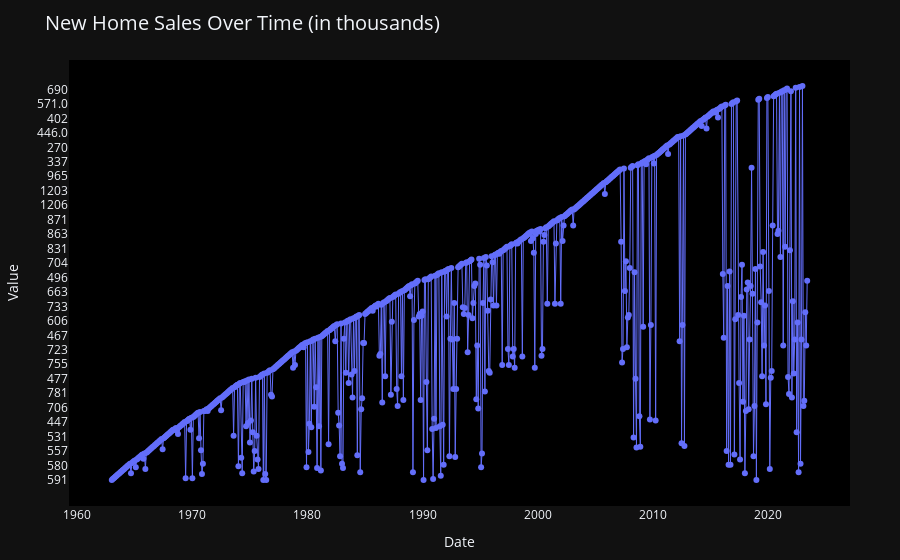
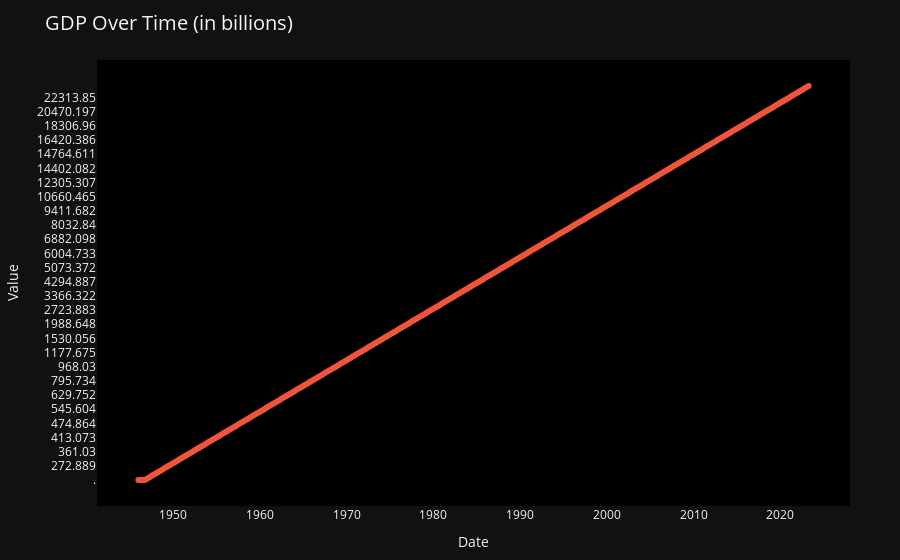
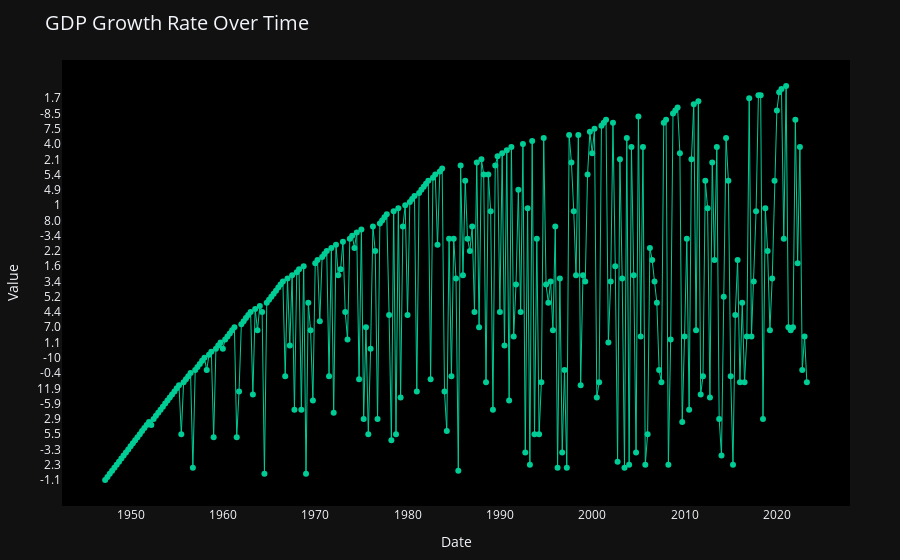
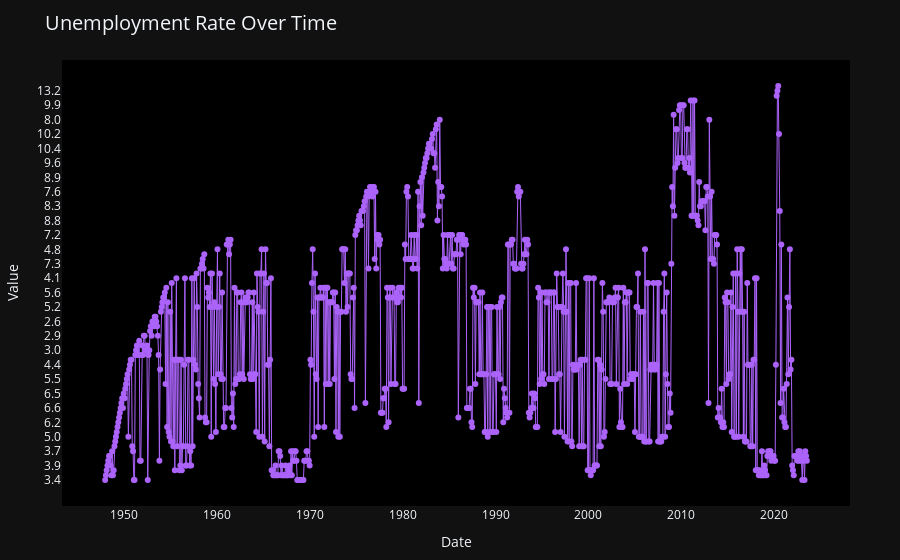

Notebook code cell kept with these figures, in order:
### Code cell
# Define a color palette for the plots again
color_palette = px.colors.qualitative.Plotly

# line graphs with qualitative visibility
dataframes_to_plot = [
    NewHomeSales, GDP, GDPGrowth, UnEmploymentRate, InflationRate, CCI, CPI,
    CSI, TradeBalance, BudgetDeficit, DebtToGDP, LaborForceParticipation,
    FederalFundsRate, TenYearTreasuryRate, PersonalConsumptionExpenditures,
    RetailSales, IndustrialProductionIndex, HousingStarts, ExportOfGoodsAndServices,
    ImportOfGoodsAndServices, NonFarmPayroll, AverageHourlyEarnings
]

for idx, df in enumerate(dataframes_to_plot):
    color = color_palette[idx % len(color_palette)]
    
    scale_info = ""
    if df.columns[0] in ["GDP", "Trade Balance", "Budget Deficit/Surplus", "Personal Consumption Expenditures"]:
        scale_info = " (in billions)"
    elif df.columns[0] in ["Retail Sales"]:
        scale_info = " (in millions)"
    elif df.columns[0] in ["New Home Sales", "Housing Starts", "Exports of Goods and Services", "Imports of Goods and Services"]:
        scale_info = " (in thousands)"
    
    fig = px.line(
        df,
        x=df.index,
        y=df.columns[0],
        title=f"{df.columns[0]} Over Time{scale_info}",
        line_shape='linear',
        markers=True,
        template='plotly_dark',
        labels={'Date': 'Date', df.columns[0]: 'Value'},
        line_dash_sequence=['solid'],
    )
    
    fig.update_xaxes(showgrid=False)
    fig.update_yaxes(showgrid=False)
    fig.update_traces(line=dict(color=color, width=1), marker=dict(size=6))
    
    fig.update_layout(
        showlegend=True,
        legend_title_text="Indicator",
        title_font_size=20,
        legend_font_size=12,
        legend=dict(
            yanchor="top",
            y=0.99,
            xanchor="left",
            x=0.01
        ),
        margin=dict(l=50, r=50, t=60, b=50),
        hovermode="x unified"
    )
    
    fig.update_layout(
        plot_bgcolor='black',
        xaxis=dict(gridcolor='lightgray'),
        yaxis=dict(gridcolor='lightgray') 
    )
    
    fig.show()

### Figure 1 — Plotly figure (JSON) as saved in the notebook; plotly's stock layout.template omitted (floating-point values rounded to 4 significant figures; data arrays with more than 128 entries replaced by an {"elided": "..."} marker saying what was removed)
{"data": [{"hovertemplate": "Date=%{x}<br>Value=%{y}<extra></extra>", "legendgroup": "", "line": {"color": "#636EFA", "dash": "solid", "shape": "linear", "width": 1}, "marker": {"size": 6, "symbol": "circle"}, "mode": "lines+markers", "name": "", "orientation": "v", "showlegend": false, "type": "scatter", "x": {"elided": "726 str values"}, "xaxis": "x", "y": {"elided": "726 str values"}, "yaxis": "y"}], "layout": {"hovermode": "x unified", "legend": {"font": {"size": 12}, "title": {"text": "Indicator"}, "tracegroupgap": 0, "x": 0.01, "xanchor": "left", "y": 0.99, "yanchor": "top"}, "margin": {"b": 50, "l": 50, "r": 50, "t": 60}, "plot_bgcolor": "black", "showlegend": true, "title": {"font": {"size": 20}, "text": "New Home Sales Over Time (in thousands)"}, "xaxis": {"anchor": "y", "domain": [0, 1], "gridcolor": "lightgray", "showgrid": false, "title": {"text": "Date"}}, "yaxis": {"anchor": "x", "domain": [0, 1], "gridcolor": "lightgray", "showgrid": false, "title": {"text": "Value"}}}}

### Figure 2 — Plotly figure (JSON) as saved in the notebook; plotly's stock layout.template omitted (floating-point values rounded to 4 significant figures; data arrays with more than 128 entries replaced by an {"elided": "..."} marker saying what was removed)
{"data": [{"hovertemplate": "Date=%{x}<br>Value=%{y}<extra></extra>", "legendgroup": "", "line": {"color": "#EF553B", "dash": "solid", "shape": "linear", "width": 1}, "marker": {"size": 6, "symbol": "circle"}, "mode": "lines+markers", "name": "", "orientation": "v", "showlegend": false, "type": "scatter", "x": {"elided": "310 str values"}, "xaxis": "x", "y": {"elided": "310 str values"}, "yaxis": "y"}], "layout": {"hovermode": "x unified", "legend": {"font": {"size": 12}, "title": {"text": "Indicator"}, "tracegroupgap": 0, "x": 0.01, "xanchor": "left", "y": 0.99, "yanchor": "top"}, "margin": {"b": 50, "l": 50, "r": 50, "t": 60}, "plot_bgcolor": "black", "showlegend": true, "title": {"font": {"size": 20}, "text": "GDP Over Time (in billions)"}, "xaxis": {"anchor": "y", "domain": [0, 1], "gridcolor": "lightgray", "showgrid": false, "title": {"text": "Date"}}, "yaxis": {"anchor": "x", "domain": [0, 1], "gridcolor": "lightgray", "showgrid": false, "title": {"text": "Value"}}}}

### Figure 3 — Plotly figure (JSON) as saved in the notebook; plotly's stock layout.template omitted (floating-point values rounded to 4 significant figures; data arrays with more than 128 entries replaced by an {"elided": "..."} marker saying what was removed)
{"data": [{"hovertemplate": "Date=%{x}<br>Value=%{y}<extra></extra>", "legendgroup": "", "line": {"color": "#00CC96", "dash": "solid", "shape": "linear", "width": 1}, "marker": {"size": 6, "symbol": "circle"}, "mode": "lines+markers", "name": "", "orientation": "v", "showlegend": false, "type": "scatter", "x": {"elided": "305 str values"}, "xaxis": "x", "y": {"elided": "305 str values"}, "yaxis": "y"}], "layout": {"hovermode": "x unified", "legend": {"font": {"size": 12}, "title": {"text": "Indicator"}, "tracegroupgap": 0, "x": 0.01, "xanchor": "left", "y": 0.99, "yanchor": "top"}, "margin": {"b": 50, "l": 50, "r": 50, "t": 60}, "plot_bgcolor": "black", "showlegend": true, "title": {"font": {"size": 20}, "text": "GDP Growth Rate Over Time"}, "xaxis": {"anchor": "y", "domain": [0, 1], "gridcolor": "lightgray", "showgrid": false, "title": {"text": "Date"}}, "yaxis": {"anchor": "x", "domain": [0, 1], "gridcolor": "lightgray", "showgrid": false, "title": {"text": "Value"}}}}

### Figure 4 — Plotly figure (JSON) as saved in the notebook; plotly's stock layout.template omitted (floating-point values rounded to 4 significant figures; data arrays with more than 128 entries replaced by an {"elided": "..."} marker saying what was removed)
{"data": [{"hovertemplate": "Date=%{x}<br>Value=%{y}<extra></extra>", "legendgroup": "", "line": {"color": "#AB63FA", "dash": "solid", "shape": "linear", "width": 1}, "marker": {"size": 6, "symbol": "circle"}, "mode": "lines+markers", "name": "", "orientation": "v", "showlegend": false, "type": "scatter", "x": {"elided": "907 str values"}, "xaxis": "x", "y": {"elided": "907 str values"}, "yaxis": "y"}], "layout": {"hovermode": "x unified", "legend": {"font": {"size": 12}, "title": {"text": "Indicator"}, "tracegroupgap": 0, "x": 0.01, "xanchor": "left", "y": 0.99, "yanchor": "top"}, "margin": {"b": 50, "l": 50, "r": 50, "t": 60}, "plot_bgcolor": "black", "showlegend": true, "title": {"font": {"size": 20}, "text": "Unemployment Rate Over Time"}, "xaxis": {"anchor": "y", "domain": [0, 1], "gridcolor": "lightgray", "showgrid": false, "title": {"text": "Date"}}, "yaxis": {"anchor": "x", "domain": [0, 1], "gridcolor": "lightgray", "showgrid": false, "title": {"text": "Value"}}}}
